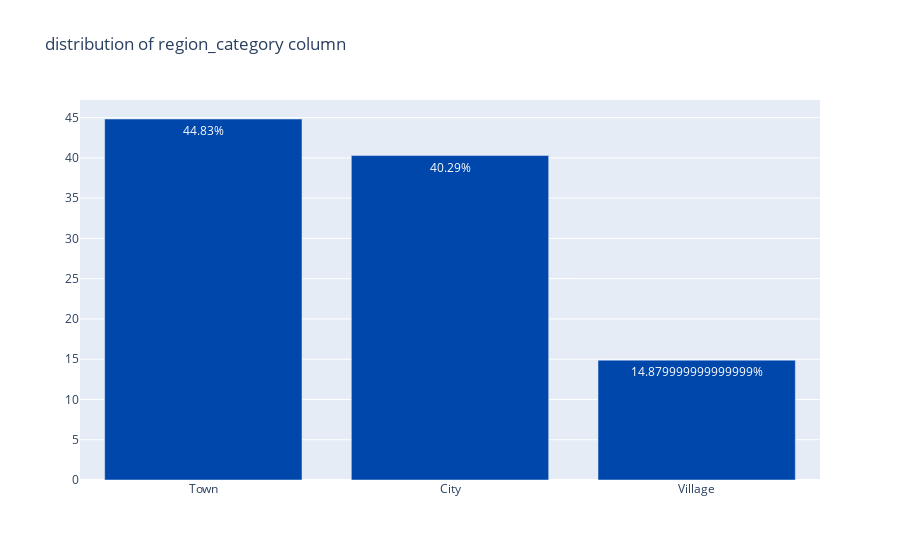

Source (notebook cell):
### Markdown cell above
### region_category distribution

### Code cell
plot_count_bar(attrition_data,"region_category")

### Figure 1 — Plotly figure (JSON) as saved in the notebook; plotly's stock layout.template omitted (floating-point values rounded to 4 significant figures)
{"data": [{"marker": {"color": "#0047AB"}, "text": ["44.83%", "40.29%", "14.879999999999999%"], "textposition": "auto", "type": "bar", "x": ["Town", "City", "Village"], "y": [44.83, 40.29, 14.88]}], "layout": {"title": {"text": "distribution of region_category column"}}}
